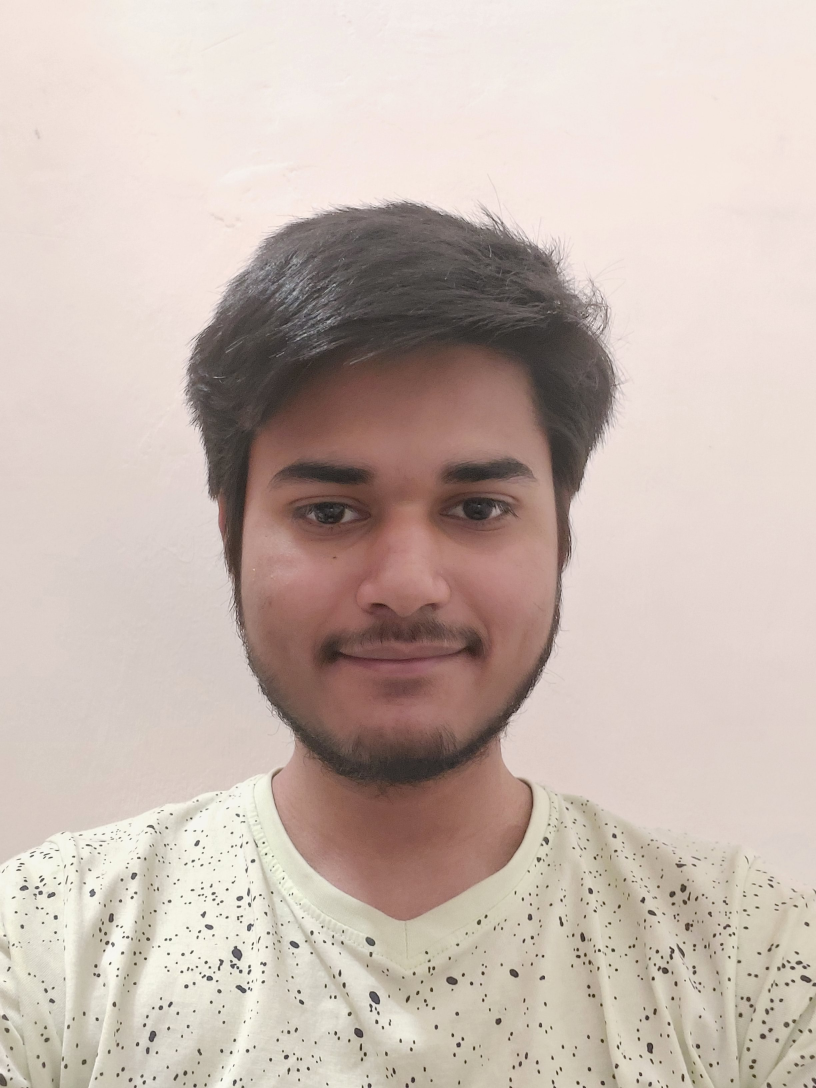
#> input picture pic1.jpg, 2448 x 3264 px, found by its file name (shown at 1/3 size)
$ python 1.3.py
#> lines starting #> are read from the running program, lines starting #| are printed output that depends on the picture
import numpy as np
import cv2 as cv

original = cv.imread("/home/pranjal/Desktop/pic1.jpg")
#> original is the input picture: shape (3264, 2448, 3); mean B, G, R 177.2, 185.5, 200.6
scale_percent = 30
width = int(original.shape[1] * scale_percent / 100)
#> width = 734
height = int(original.shape[0] * scale_percent / 100)
#> height = 979
dim = (width, height)
#> dim = (734, 979)
original = cv.resize(original, dim, None, fx = 10,fy=10)
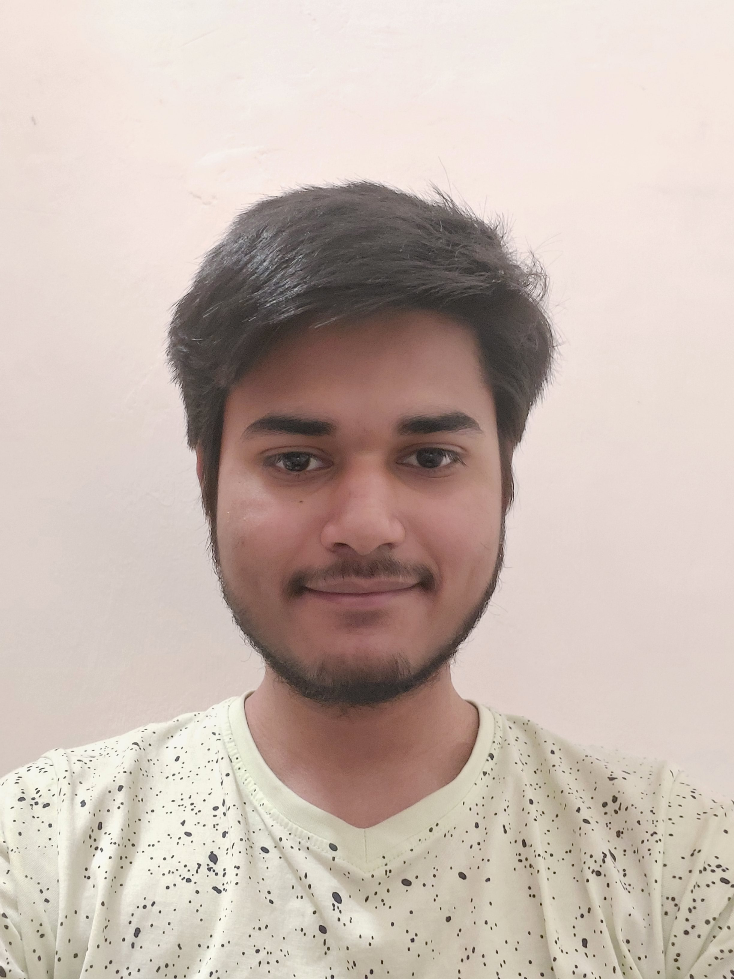
#> original: shape (979, 734, 3); mean B, G, R 177.1, 185.4, 200.5
blue = cv.cvtColor(original, cv.COLOR_BGR2RGB)
cv.imshow("Original", original)
cv.imshow("Blue", blue)
cv.waitKey(0)
